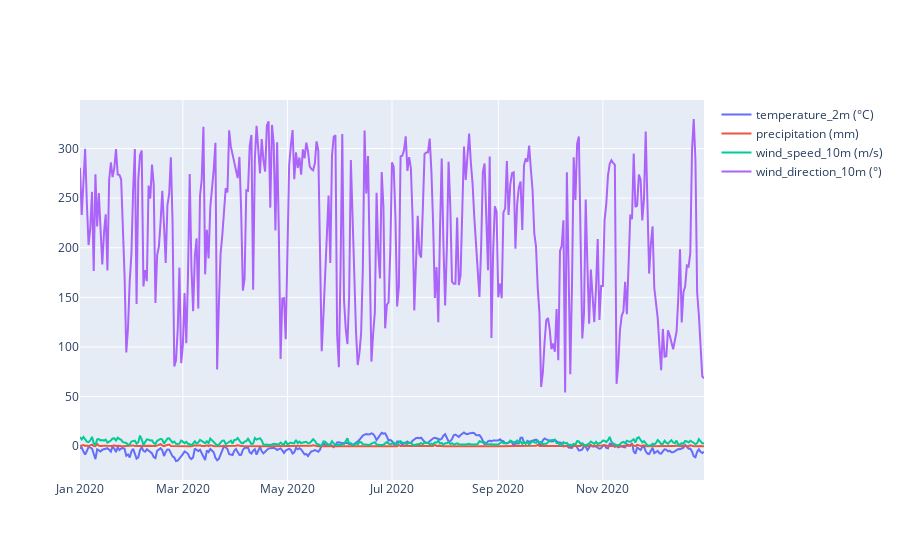

The cell this chart's notebook holds for it:
### Markdown cell above
### Task 3: Plot all columns together.

### Code cell
# use the plotly module to plot
import plotly.graph_objects as go
fig = go.Figure()

fig.add_trace(go.Scatter(x=df_day['time'], y=df_day['temperature_2m (°C)'],mode='lines',name='temperature_2m (°C)'))
fig.add_trace(go.Scatter(x=df_day['time'], y=df_day['precipitation (mm)'],mode='lines',name='precipitation (mm)'))
fig.add_trace(go.Scatter(x=df_day['time'], y=df_day['wind_speed_10m (m/s)'],mode='lines',name='wind_speed_10m (m/s)'))
fig.add_trace(go.Scatter(x=df_day['time'], y=df_day['wind_direction_10m (°)'],mode='lines',name='wind_direction_10m (°)'))
fig.show()

### Figure 1 — Plotly figure (JSON) as saved in the notebook; plotly's stock layout.template omitted (floating-point values rounded to 4 significant figures; data arrays with more than 128 entries replaced by an {"elided": "..."} marker saying what was removed)
{"data": [{"mode": "lines", "name": "temperature_2m (°C)", "type": "scatter", "x": {"elided": "365 str values"}, "y": {"elided": "365 float values"}}, {"mode": "lines", "name": "precipitation (mm)", "type": "scatter", "x": {"elided": "365 str values"}, "y": {"elided": "365 float values"}}, {"mode": "lines", "name": "wind_speed_10m (m/s)", "type": "scatter", "x": {"elided": "365 str values"}, "y": {"elided": "365 float values"}}, {"mode": "lines", "name": "wind_direction_10m (°)", "type": "scatter", "x": {"elided": "365 str values"}, "y": {"elided": "365 float values"}}], "layout": {}}
